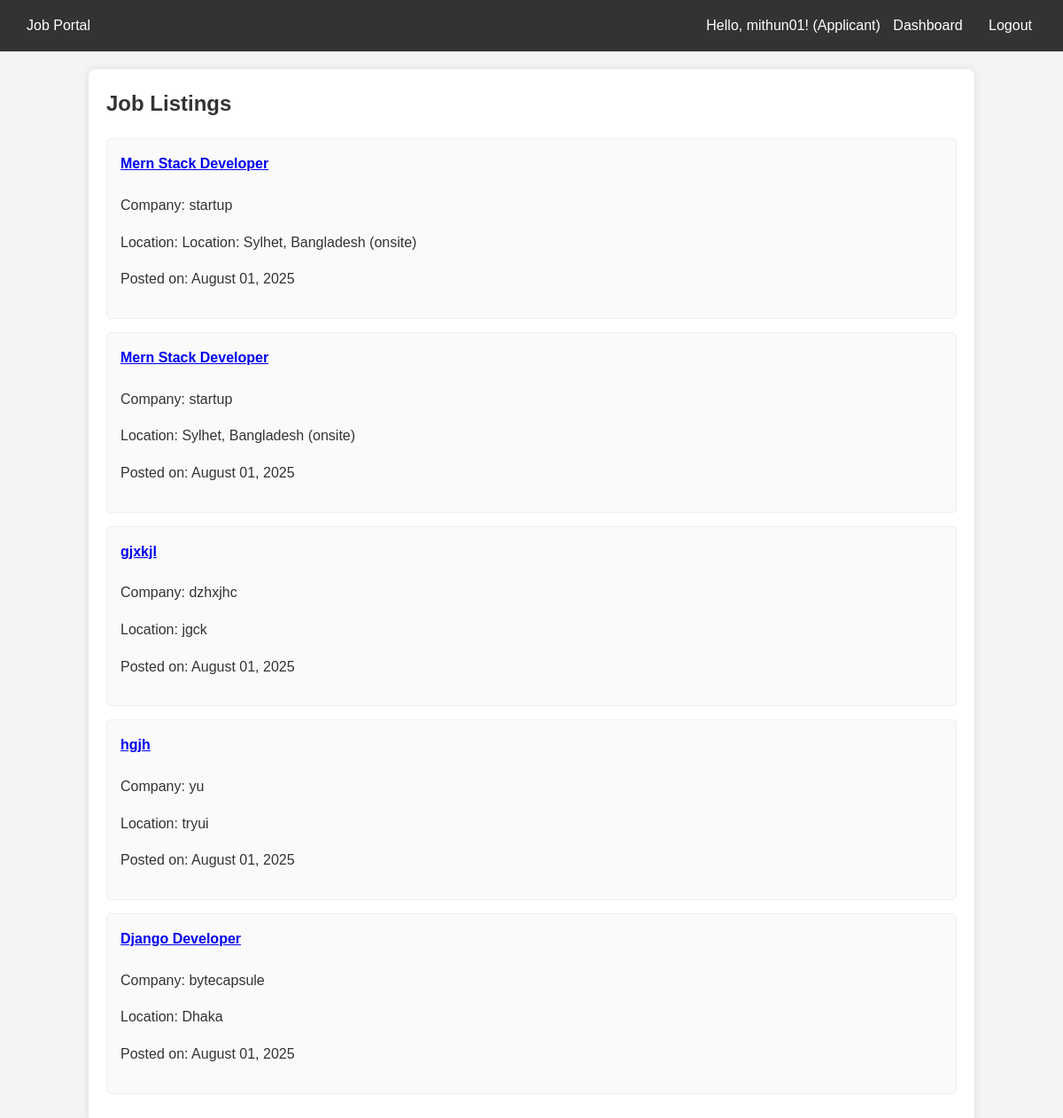
/jobs/ (signed in), run on the app's committed database.
### jobs/models.py (models this page shows, shortened)
class User(AbstractUser):
    ROLE_CHOICES = (
        ('applicant', 'Applicant'),
        ('employer', 'Employer'),
    )
    role = models.CharField(max_length=20, choices=ROLE_CHOICES, default='applicant')

class Job(models.Model):
    title = models.CharField(max_length=255)
    company_name = models.CharField(max_length=255)
    location = models.CharField(max_length=255)
    description = models.TextField()
    posted_by = models.ForeignKey(User, on_delete=models.CASCADE, related_name='posted_jobs')
    created_at = models.DateTimeField(auto_now_add=True)

### jobs/views.py (the view)
# urls.py: path('jobs/', job_views.job_list, name='job_list'),
@login_required
def job_list(request):
    jobs = Job.objects.all()
    return render(request, 'jobs/job_list.html', {'jobs': jobs})

### jobs/templates/jobs/job_list.html (shortened to what this page needs)
{% extends 'jobs/base.html' %}
{% block content %}
    <h2>Job Listings</h2>
    {% if jobs %}
        <ul>
            {% for job in jobs %}
                <li class="job-card">
                    <h4><a href="{% url 'job_detail' job.id %}">{{ job.title }}</a></h4>
                    <p>Company: {{ job.company_name }}</p>
                    <p>Location: {{ job.location }}</p>
                    <p>Posted on: {{ job.created_at|date:"F d, Y" }}</p>
                </li>
            {% endfor %}
        </ul>
    {% else %}
        <p>No jobs have been posted yet.</p>
    {% endif %}
{% endblock %}

### jobs/templates/jobs/base.html (shortened to what this page needs)
<!DOCTYPE html>
<html lang="en">
<head>
</head>
<body>
    <nav class="navbar">
        <div>
            <a href="{% url 'home' %}">Job Portal</a>
        </div>
        <div>
            {% if user.is_authenticated %}
                <span>Hello, {{ user.username }}! ({{ user.role|capfirst }})</span>
                {% if user.role == 'employer' %}
                    <a href="{% url 'employer_dashboard' %}">Dashboard</a>
                {% elif user.role == 'applicant' %}
                    <a href="{% url 'applicant_dashboard' %}">Dashboard</a>
                {% endif %}
               <form action="{% url 'logout' %}" method="post" style="display:inline;">
    <button type="submit" class="btn" style="background:none;border:none;color:white;cursor:pointer;">Logout</button>
</form>
            {% else %}
                <a href="{% url 'login' %}">Login</a>
                <a href="{% url 'register' %}">Register</a>
            {% endif %}
        </div>
    </nav>
    <div class="container">
        {% block content %}{% endblock %}
    </div>
</body>
</html>

### jobs/templates/jobs/base.html (style rules this page uses)
body { font-family: Arial, sans-serif; margin: 0; padding: 0; background-color: #f4f4f4; color: #333; line-height: 1.6; }
.navbar { background-color: #333; color: white; padding: 10px 20px; display: flex; justify-content: space-between; align-items: center; }
.navbar a { color: white; text-decoration: none; margin: 0 10px; padding: 5px 0; }
.container { max-width: 960px; margin: 20px auto; padding: 20px; background-color: white; border-radius: 8px; box-shadow: 0 0 10px rgba(0,0,0,0.1); }
h1, h2, h3, h4 { color: #333; margin-top: 0; }
ul { list-style: none; padding: 0; }
li { margin-bottom: 10px; }
.btn { background-color: #007bff; color: white; padding: 10px 15px; border: none; border-radius: 4px; cursor: pointer; text-decoration: none; display: inline-block; font-size: 1rem; }
.job-card { border: 1px solid #eee; padding: 15px; margin-bottom: 15px; border-radius: 5px; background-color: #fafafa; }

### data on the page
User: username "mithun01", role "Applicant"
Job: title "Mern Stack Developer", company_name "startup", location "Location: Sylhet, Bangladesh (onsite)", created_at "August 01, 2025"
Job: title "Mern Stack Developer", company_name "startup", location "Sylhet, Bangladesh (onsite)", created_at "August 01, 2025"
Job: title "gjxkjl", company_name "dzhxjhc", location "jgck", created_at "August 01, 2025"
Job: title "hgjh", company_name "yu", location "tryui", created_at "August 01, 2025"
Job: title "Django Developer", company_name "bytecapsule", location "Dhaka", created_at "August 01, 2025"
